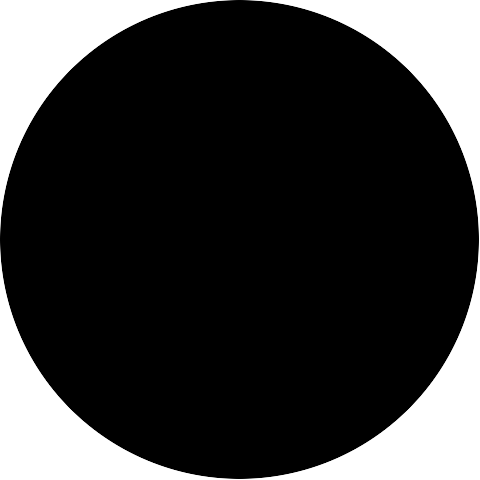
%> input picture Projekt/defaultPurl.png, 480 x 480 px
$ octave Projekt.m   (GNU Octave 9; MATLAB toolbox functions it lacks are replaced by stand-ins)
%> lines starting %> are read from the running program, lines starting %| are printed output that depends on the picture
### Projekt/setColor.m
function [newPurl] = setColor(newPurl, r, g, b)
% Vi tar det förgivet att pärlan som kommer in är en defult pärla. Alltså
% en pärla som är svartfärgad.

[row, column, dim] = size(newPurl);

for i = 1:row
    for j= 1:column
        if newPurl(i,j,1) == 0 % pärlan är från början alltid svart

            newPurl(i,j,1) = r;
            newPurl(i,j,2) = g;
            newPurl(i,j,3) = b;

        end
    end
end


end

### Projekt/Projekt.m


%% skapa pallette
% size of bead matrix
n = 30
% bead matrix
beads = zeros(n,3,3);

colorStep = 1;
nrOfHue = 10;
hueStep = 1/nrOfHue;
currentHue = 1;

% skapa pallette
p = zeros(30,30,3);

% skapa fÃ¤rger
p(:,1:10,1) = 1;
p(:,11:20,2) = 1;
p(:,21:30,3) = 1;

%skapa olika nyanser fÃ¶r fÃ¤rgerna ovan
for i = 1:size(p)
    p(i,1:10,1) = 1*colorStep;
    p(i,11:20,2) = 1*colorStep;
    p(i,21:30,3) = 1*colorStep;

    if mod(i,size(p)/nrOfHue) == 0
        colorStep = colorStep - hueStep;
    end

end

% figure(1)
% imshow(p);

%% skapa temp reproduktions bild med defult pÃ¤rlor

defaultPurl = im2double(imread('defaultPurl.png'));
%> defaultPurl: size 480x480x3 double; min 0, max 1, mean 0.219
defaultPurl = imresize( defaultPurl , 0.05 );
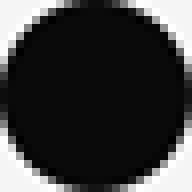
%> defaultPurl: size 24x24x3 double (shown 8 times larger); min -0.0457, max 1.04, mean 0.216; drawn with min black and max white
defaultPurl(:,:,1) = defaultPurl(:,:,1) >= 0.5;
defaultPurl(:,:,2) = defaultPurl(:,:,2) >= 0.5;
defaultPurl(:,:,3) = defaultPurl(:,:,3) >= 0.5;

colorStep = 1;
nrOfHue = 10;
hueStep = 1/nrOfHue;
currentHue = 1;

p = zeros(30,30,3);
% skapa fÃ¤rger
p(:,1:10,1) = 1;
p(:,11:20,2) = 1;
p(:,21:30,3) = 1;

%skapa olika nyanser fÃ¶r fÃ¤rgerna ovan
for i = 1:size(p)
    % Röd
    p(i,1:5,1) = 1*colorStep;

    % gul?
    p(i,6:10,1) = 1*colorStep;
    p(i,6:10,2) = 1*colorStep;

    % grön
    p(i,11:15,2) = 1*colorStep;

    % turkos
    p(i,15:20,2) = 1*colorStep;
    p(i,15:20,3) = 1*colorStep;

    % blå
    p(i,21:25,3) = 1*colorStep;

    % rosa
    p(i,26:30,1) = 1*colorStep;
    p(i,26:30,3) = 1*colorStep;


    if mod(i,size(p)/nrOfHue) == 0
        colorStep = colorStep - hueStep;
    end

end


 figure(2)
imshow(p);

% [33 lines of commented-out code are left out]
newPurl = setColor(defaultPurl, 0, 1, 1);
% figure(7)
% imshow(newPurl)


% lÃ¤sa in lite orignal bilder
org_pretty = im2double(imread('org_pretty.png'));
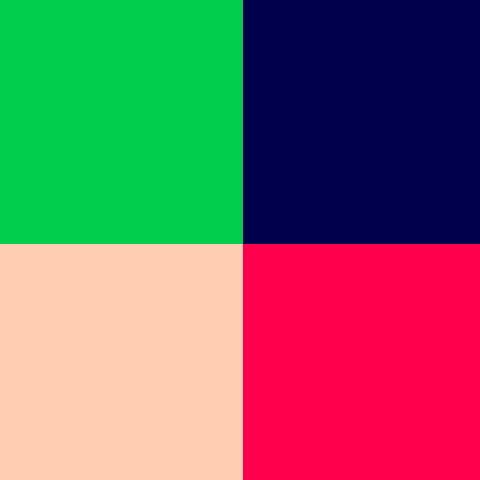
%> input picture Projekt/org_pretty.png, 480 x 480 px
org_duo = im2double(imread('org_duo.png'));
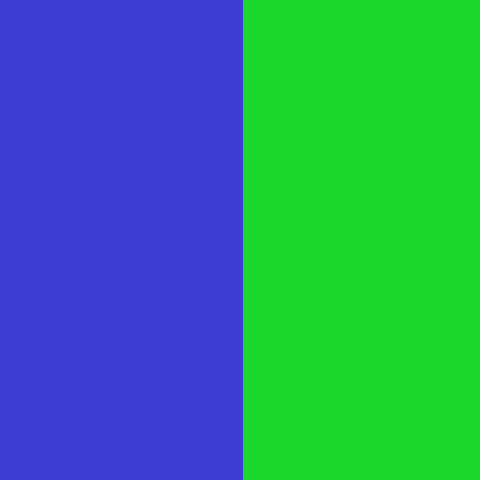
%> input picture Projekt/org_duo.png, 480 x 480 px
org_gray = imread('org_gray.png');
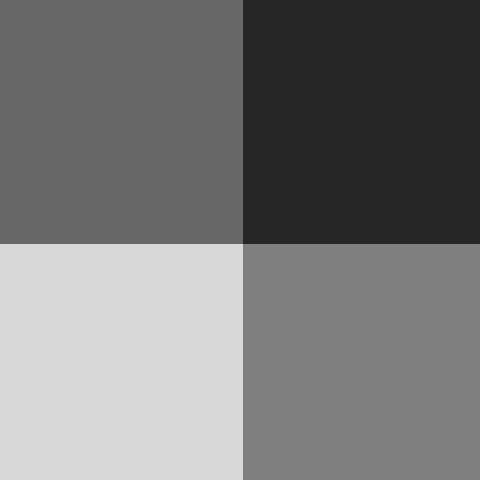
%> input picture Projekt/org_gray.png, 480 x 480 px
%> org_gray is the input picture: size 480x480x3 uint8; min 38, max 216, mean 120.6
org_grund = imread('org_grund.png');
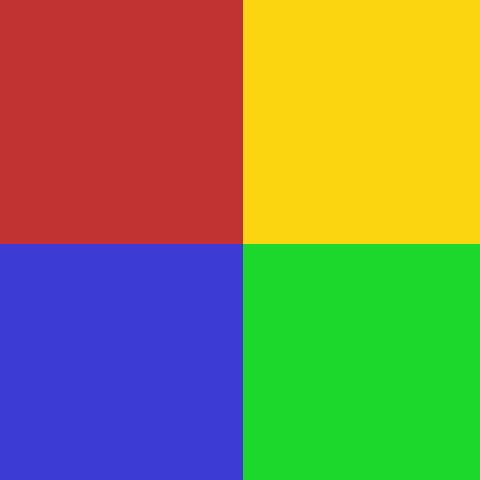
%> input picture Projekt/org_grund.png, 480 x 480 px
%> org_grund is the input picture: size 480x480x3 uint8; mean R, G, B 134.6, 133.7, 80.6
org_invert = imread('org_invert.png');
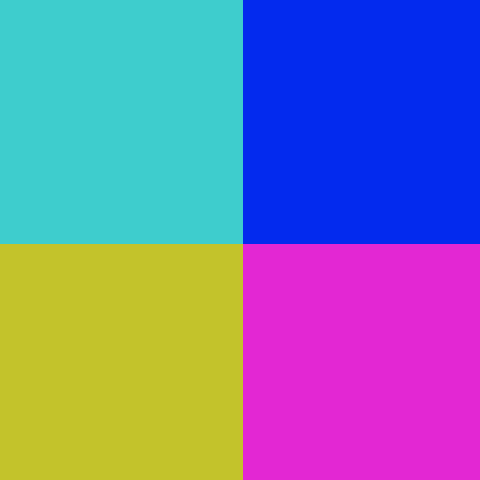
%> input picture Projekt/org_invert.png, 480 x 480 px
%> org_invert is the input picture: size 480x480x3 uint8; mean R, G, B 120.4, 121.3, 174.4
%> (the run ends here)
